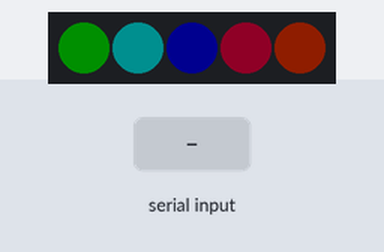
Recording of a sketch running on a simulated Arduino Uno, built with avr-gcc and run on an emulated ATmega328P. On the bench: 5 RGB LEDs in strip order, left to right. The test bench sets the inputs (shaded band). Dim RGB values are drawn brighter than linear.

Above: at 1.28 s.
1.3 s: "90,45\n" received over Serial
At 2.3 s:
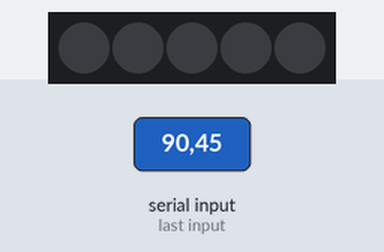
2.8 s: "1\n" received over Serial
At 3.4 s:
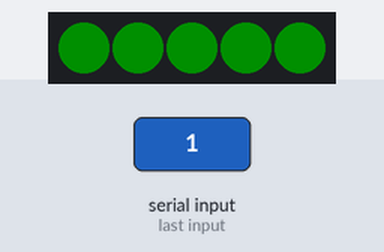
4.3 s: "2\n" received over Serial
At 5.5 s:
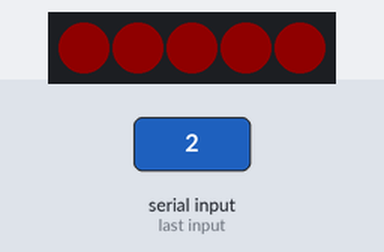
5.8 s: "3\n" received over Serial
At 6.9 s:
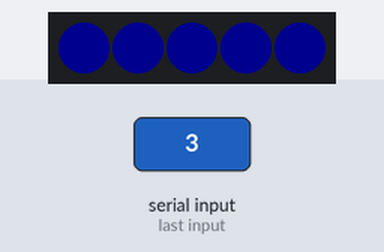
7.3 s: "10\n" received over Serial
At 8.2 s:
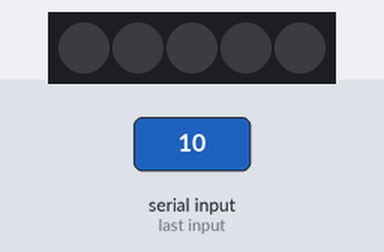
Timing chart, 0 to 9.8 s (numbered marks = the images above; inputs shaded):
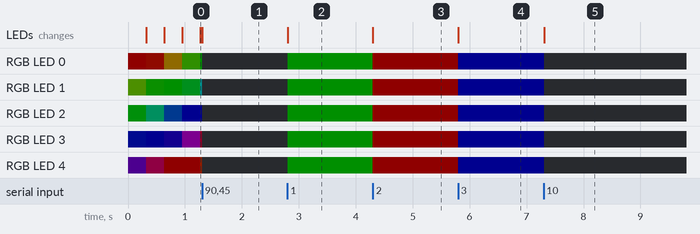

The sketch:

KeyLayoutIndicator.ino
```cpp
#include <Adafruit_NeoPixel.h>
#define PIN        6
#define NUMPIXELS 5
Adafruit_NeoPixel pixels(NUMPIXELS, PIN, NEO_GRB + NEO_KHZ800);
bool connection = false;
int val;
void setup()
{
  Serial.begin(115200);     // вклчюаем общение по UART
  Serial.setTimeout(5);  // задаем время опроса быстрее, чем одна секунда по умолчанию
  pixels.begin();
  pixels.setBrightness(15);
}

void loop() {

  if (Serial.available() > 0)  // если пришли данные в порт
  {
    connection = true;  // включаем флаг, что данные приходили.
    val = Serial.parseInt(); // кладем в переменную прищедшее значение
    //Serial.println(val);
    if (val == 10) // если пришедшее значение 10 - выключаем светодиод
    {
      pixels.clear(); // меняем свойство цвета

      connection = false; // флаг выключаем, показываеем специэффекты
    }
    if (val == 1) // если пришедшее значение 1 - включаем зеленый
    {
      myShowAllColor(0, 250, 0);
    }
    if (val == 2) // если пришедшее значение 2 - включаем красный
    {
      myShowAllColor(250, 0, 0);
    }

    if (val == 3) // если пришедшее значение 3 - включаем синий
    {
      myShowAllColor(0, 0, 250);
    }
  }

  if (!connection)  // если нет входящих данных, показываем спецэффекты
  {
    rainbow(10);
  }


}

void myShowAllColor(int R, int G, int B)
{
  for (int i = 0; i < NUMPIXELS; i++)
  {
    pixels.setPixelColor(i, pixels.Color(R, G, B));
    pixels.show();
  }
}

void rainbow(int wait) {
  // Hue of first pixel runs 5 complete loops through the color wheel.
  // Color wheel has a range of 65536 but it's OK if we roll over, so
  // just count from 0 to 5*65536. Adding 256 to firstPixelHue each time
  // means we'll make 5*65536/256 = 1280 passes through this outer loop:
  for (long firstPixelHue = 0; firstPixelHue < 5 * 65536; firstPixelHue += 256) {
    for (int i = 0; i < pixels.numPixels(); i++) { // For each pixel in strip...
      // Offset pixel hue by an amount to make one full revolution of the
      // color wheel (range of 65536) along the length of the strip
      // (strip.numPixels() steps):
      int pixelHue = firstPixelHue + (i * 65536L / pixels.numPixels());
      // strip.ColorHSV() can take 1 or 3 arguments: a hue (0 to 65535) or
      // optionally add saturation and value (brightness) (each 0 to 255).
      // Here we're using just the single-argument hue variant. The result
      // is passed through strip.gamma32() to provide 'truer' colors
      // before assigning to each pixel:
      pixels.setPixelColor(i, pixels.gamma32(pixels.ColorHSV(pixelHue)));
    }
    if (Serial.available()) for (int y = 0; y < pixels.numPixels(); y++) pixels.setPixelColor(y, pixels.Color(0, 0, 0)); // если что-то пришло, все гасим
    pixels.show(); // Update strip with new contents
    if (Serial.available()) break; // и прерываем
    delay(wait);  // Pause for a moment
  }
}
```

Measured:
- after the input at 1.3 s, the LEDs: change at once (image 1)
- after the input at 2.8 s, RGB LED 0–4: off → RGB(0, 15, 0) at once; the LEDs: change at once (image 2)
- after the input at 4.3 s, RGB LED 0–4: RGB(0, 15, 0) → RGB(15, 0, 0) at once; the LEDs: change at once (image 3)
- after the input at 5.8 s, RGB LED 0–4: RGB(15, 0, 0) → RGB(0, 0, 15) at once; the LEDs: change at once (image 4)
- after the input at 7.3 s, RGB LED 0–4: RGB(0, 0, 15) → off at once; the LEDs: change at once (image 5)
